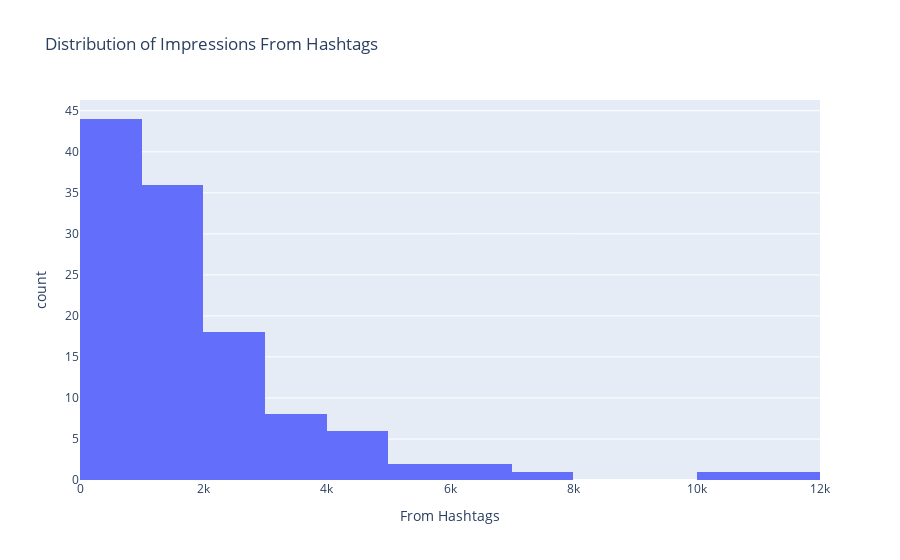

The notebook cell this image was saved under:
### Code cell
b.show()

### Figure 1 — Plotly figure (JSON) as saved in the notebook; plotly's stock layout.template omitted (floating-point values rounded to 4 significant figures)
{"data": [{"alignmentgroup": "True", "bingroup": "x", "hovertemplate": "From Hashtags=%{x}<br>count=%{y}<extra></extra>", "legendgroup": "", "marker": {"color": "#636efa", "pattern": {"shape": ""}}, "name": "", "nbinsx": 20, "offsetgroup": "", "orientation": "v", "showlegend": false, "type": "histogram", "x": [1028, 1838, 1188, 621, 255, 1214, 599, 628, 857, 1104, 411, 476, 1274, 212, 5799, 2351, 278, 707, 3450, 655, 362, 745, 1254, 201, 1260, 1248, 2975, 116, 1278, 771, 4604, 1721, 139, 1460, 2803, 796, 435, 1482, 809, 411, 11817, 2195, 869, 1109, 616, 969, 1693, 583, 1938, 3551, 794, 4221, 1058, 2974, 6564, 802, 2249, 1018, 1880, 166, 3090, 4036, 2429, 1284, 841, 1423, 442, 6610, 2250, 1518, 1019, 1699, 183, 3212, 4041, 1527, 7761, 1590, 349, 2376, 1674, 2003, 2351, 278, 707, 3450, 655, 1693, 583, 1938, 3551, 794, 201, 1260, 1248, 2975, 116, 1278, 771, 2006, 2053, 5055, 1085, 911, 2660, 2986, 4156, 10008, 2769, 2141, 362, 694, 747, 1624, 3041, 1368, 1538, 3147, 4176], "xaxis": "x", "yaxis": "y"}], "layout": {"barmode": "relative", "legend": {"tracegroupgap": 0}, "title": {"text": "Distribution of Impressions From Hashtags"}, "xaxis": {"anchor": "y", "domain": [0, 1], "title": {"text": "From Hashtags"}}, "yaxis": {"anchor": "x", "domain": [0, 1], "title": {"text": "count"}}}}
